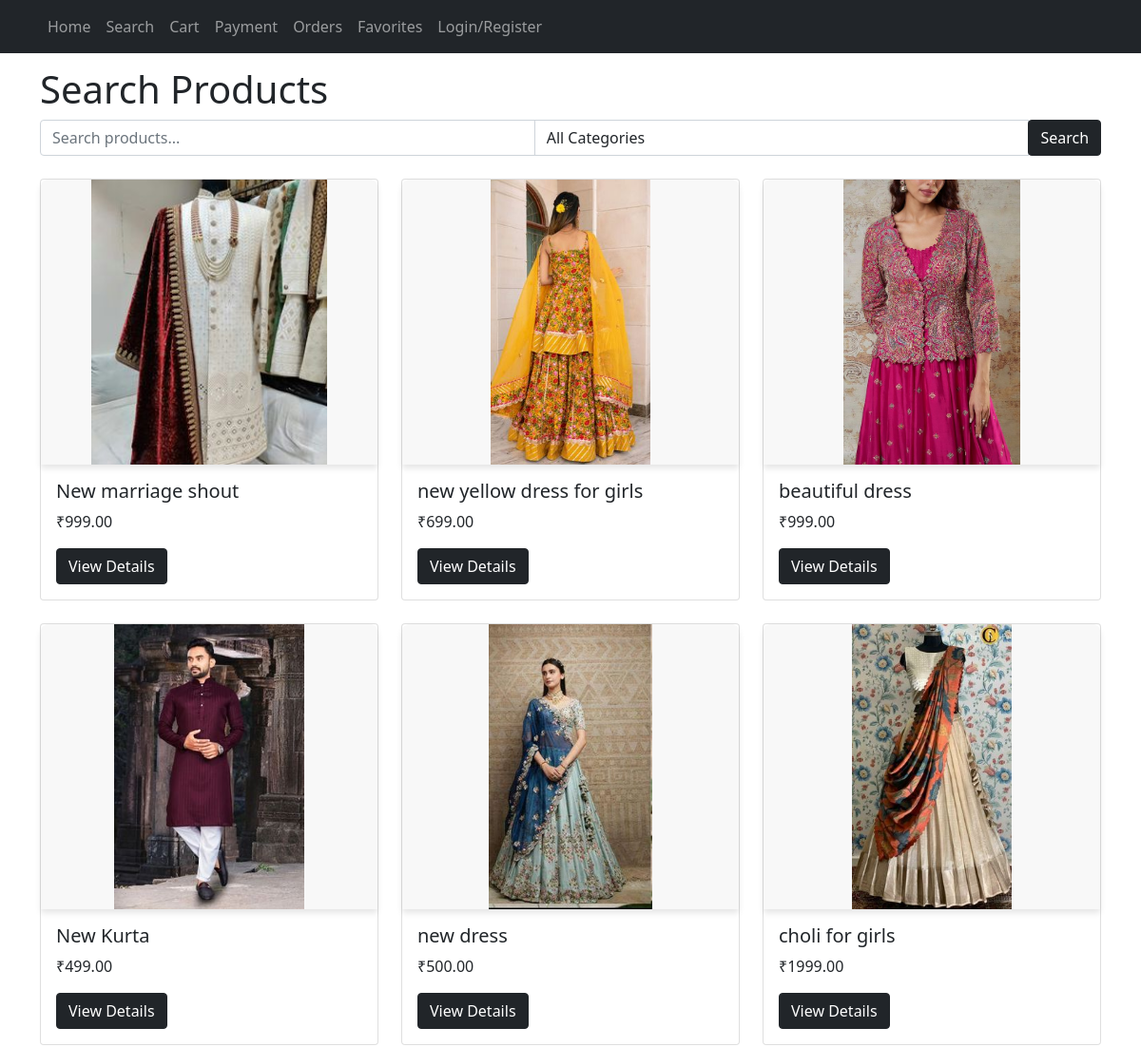
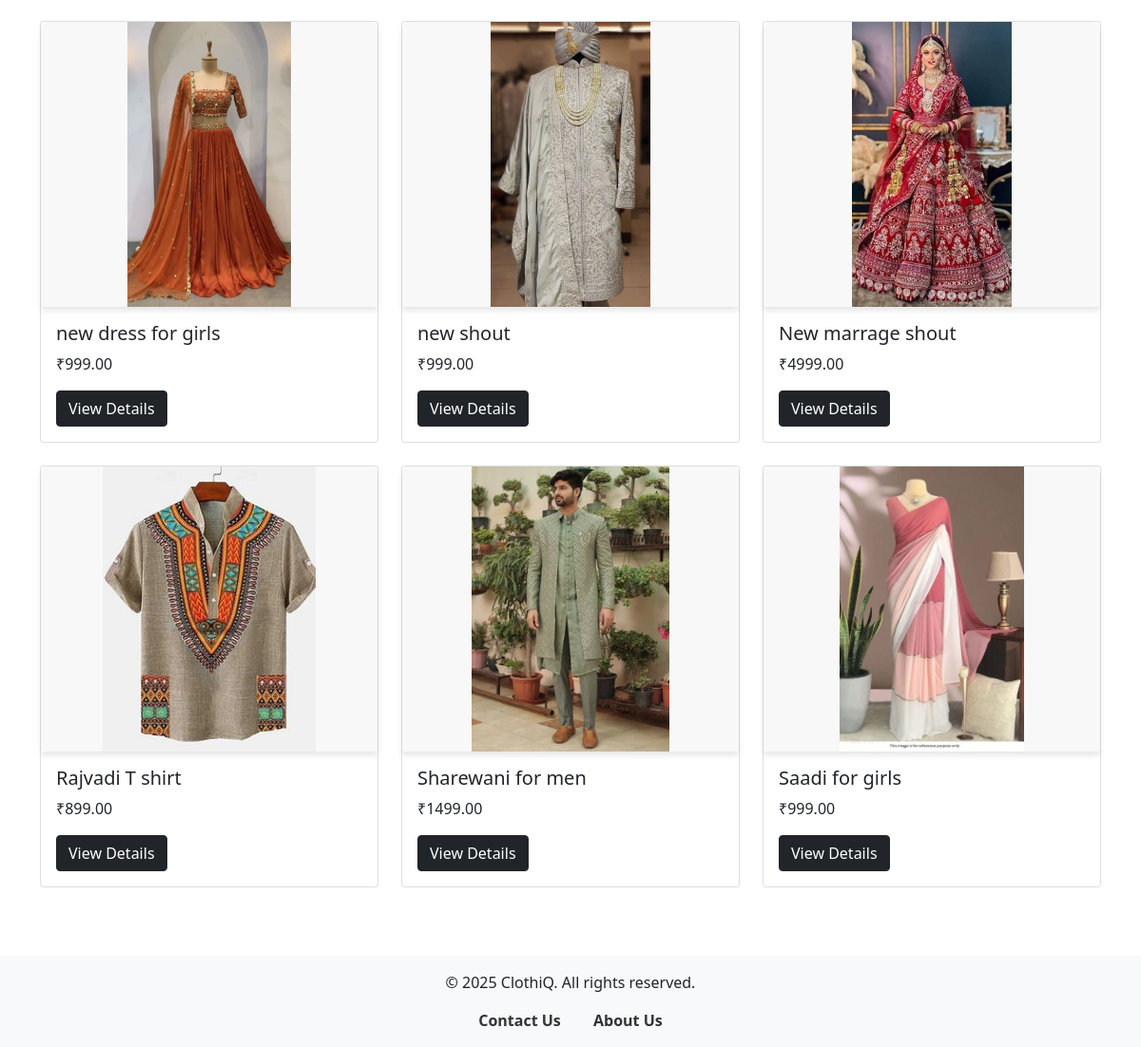
Screenshot of /search.php with the database file from the repository (2 pictures, top to bottom).
### tables this page shows
CREATE TABLE `items` (
  `id` int(11) NOT NULL,
  `name` varchar(255) NOT NULL,
  `description` text DEFAULT NULL,
  `price` decimal(10,2) NOT NULL,
  `image` varchar(255) NOT NULL,
  `category` varchar(50) NOT NULL
);

### search.php (the view, shortened to what this page needs)
<?php
include 'header.php';
$searchTerm = isset($_GET['search']) ? trim($_GET['search']) : '';
$categoryFilter = isset($_GET['category']) ? trim($_GET['category']) : '';
if ($searchTerm || $categoryFilter) {
    $searchQuery = "SELECT * FROM items WHERE 1";
    if (!empty($searchTerm)) {
        $searchQuery .= " AND name LIKE ?";
    }
    if (!empty($categoryFilter)) {
        $searchQuery .= " AND category = ?";
    }
    $stmt = $con->prepare($searchQuery);
    if (!empty($searchTerm) && !empty($categoryFilter)) {
        $likeSearch = "%{$searchTerm}%";
        $stmt->bind_param("ss", $likeSearch, $categoryFilter);
    } elseif (!empty($searchTerm)) {
        $likeSearch = "%{$searchTerm}%";
        $stmt->bind_param("s", $likeSearch);
    } elseif (!empty($categoryFilter)) {
        $stmt->bind_param("s", $categoryFilter);
    }
    $stmt->execute();
    $result = $stmt->get_result();
} else {
    $result = $con->query("SELECT * FROM items");
}
?>
<div class="container mt-5">
    <h1>Search Products</h1>
    <form id="searchForm" method="GET" class="mb-4">
    <div class="input-group">
        <input type="text" name="search" id="searchInput" class="form-control" placeholder="Search products..." value="<?php echo htmlspecialchars($searchTerm); ?>">
        <select name="category" id="categoryFilter" class="form-control">
            <option value="">All Categories</option>
        </select>
        <div class="input-group-append">
            <button class="btn btn-dark" type="submit">
                <i class="glyphicon glyphicon-search"></i> Search
            </button>
        </div>
    </div>
</form>
<div class="row" id="productResults">
    <?php if ($result->num_rows > 0): ?>
        <?php while ($item = $result->fetch_assoc()): ?>
            <div class="col-md-4">
                <div class="card mb-4">
                    <img src="<?php echo htmlspecialchars($item['image']); ?>" class="card-img-top" alt="<?php echo htmlspecialchars($item['name']); ?>" style="height: 300px; object-fit: contain; background-color: #f8f8f8;">
                    <div class="card-body">
                        <h5 class="card-title"><?php echo htmlspecialchars($item['name']); ?></h5>
                        <p class="card-text">₹<?php echo htmlspecialchars($item['price']); ?></p>
                        <a href="payment.php?id=<?php echo $item['id']; ?>" class="btn btn-dark">View Details</a>
                    </div>
                </div>
            </div>
        <?php endwhile; ?>
    <?php else: ?>
        <p class="col-12">No products found.</p>
    <?php endif; ?>
</div>
</div>
<?php include 'footar.php'; ?>

### header.php (style rules this page uses)
body { margin-top: 70px; }

### search.php (style rules this page uses)
.card-img-top { border-top-left-radius: 0.5rem; border-top-right-radius: 0.5rem; box-shadow: 0 4px 6px rgba(0,0,0,0.1); }

### rows the page displays
items: image (picture), name "New marriage shout", price "999.00"
items: image (picture), name "new yellow dress for girls", price "699.00"
items: image (picture), name "beautiful dress", price "999.00"
items: image (picture), name "New Kurta", price "499.00"
items: image (picture), name "new dress", price "500.00"
items: image (picture), name "choli for girls", price "1999.00"
items: image (picture), name "new dress for girls", price "999.00"
items: image (picture), name "new shout", price "999.00"
items: image (picture), name "New marrage shout", price "4999.00"
items: image (picture), name "Rajvadi T shirt", price "899.00"
items: image (picture), name "Sharewani for men", price "1499.00"
items: image (picture), name "Saadi for girls", price "999.00"
